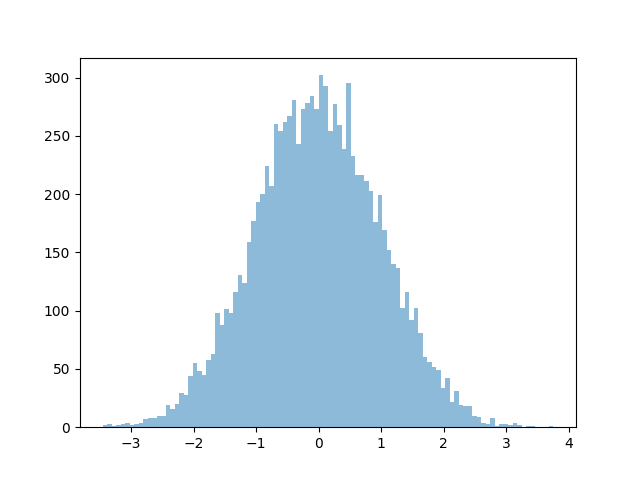

Write Python code to recreate this figure.
import jax
import jax.numpy as jnp

import matplotlib.pyplot as plt
import numpy as np


n = 10000
key = jax.random.PRNGKey(0)
key, *subkeys = jax.random.split(key, 2*n)
n_in = 1e-10
z_sum = 0
z1_list = []
z2_list = []
for i in range(n):
    x = jax.random.uniform(subkeys[i])
    y = jax.random.uniform(subkeys[i+1])
    z1 = jnp.sqrt(-2 * jnp.log(x)) * jnp.cos(2 * jnp.pi * y)
    z2 = jnp.sqrt(-2 * jnp.log(x)) * jnp.sin(2 * jnp.pi * y)
    z1_list.append(z1)
    z2_list.append(z2)

plt.hist(z1_list, bins=100, alpha=0.5, label='z1')
#plt.hist(z2_list, bins=100, alpha=0.5, label='z2')
file_name = __file__.split('/')[-1].replace('.py', '')
plt.savefig(f'{file_name}.png')
plt.show()


print('<z1>', np.mean(z1_list))
print('<z1^2>', np.mean(np.array(z1_list)**2))
